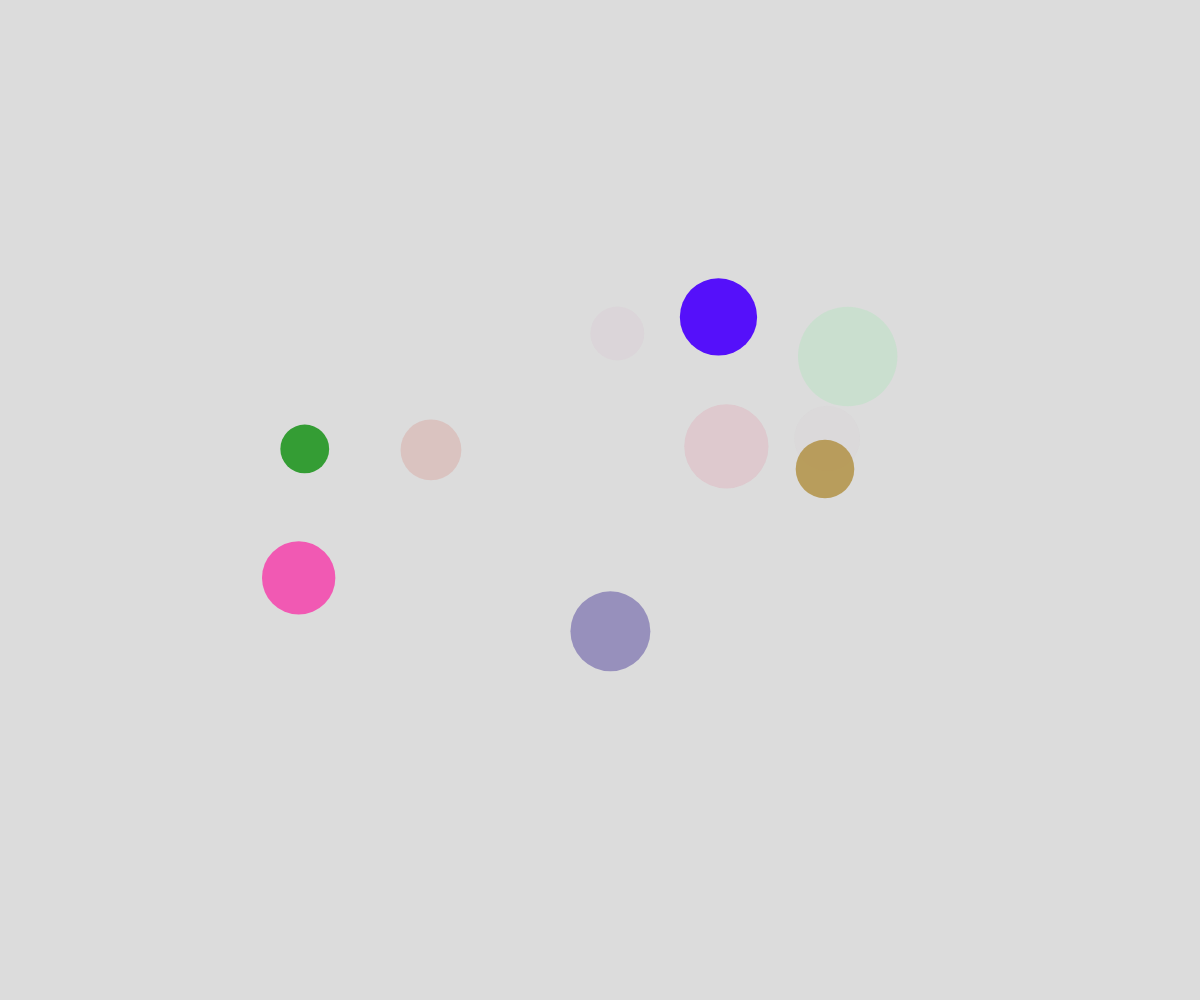
Frame 1 (no input)
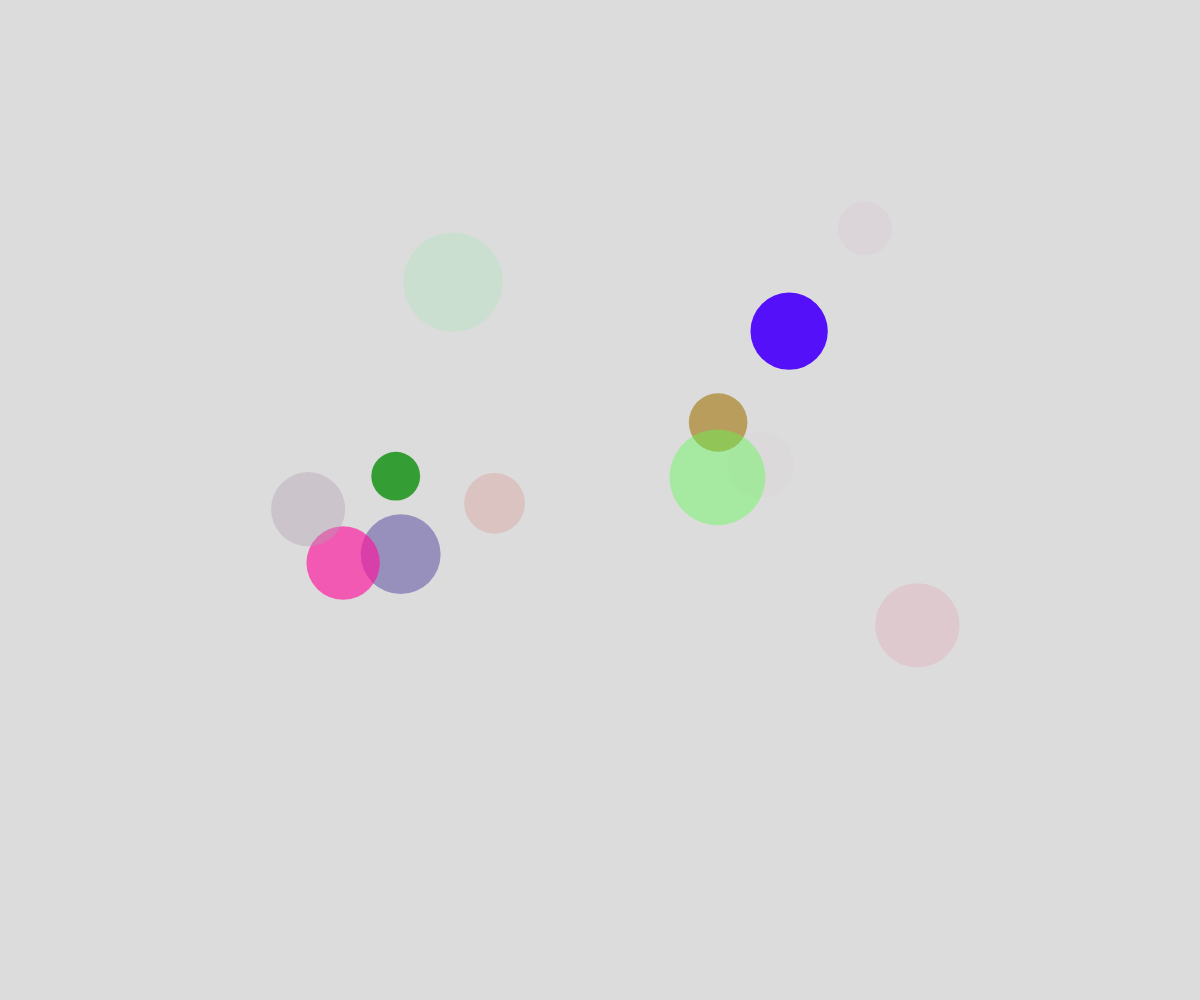
Frame 60 (no input)
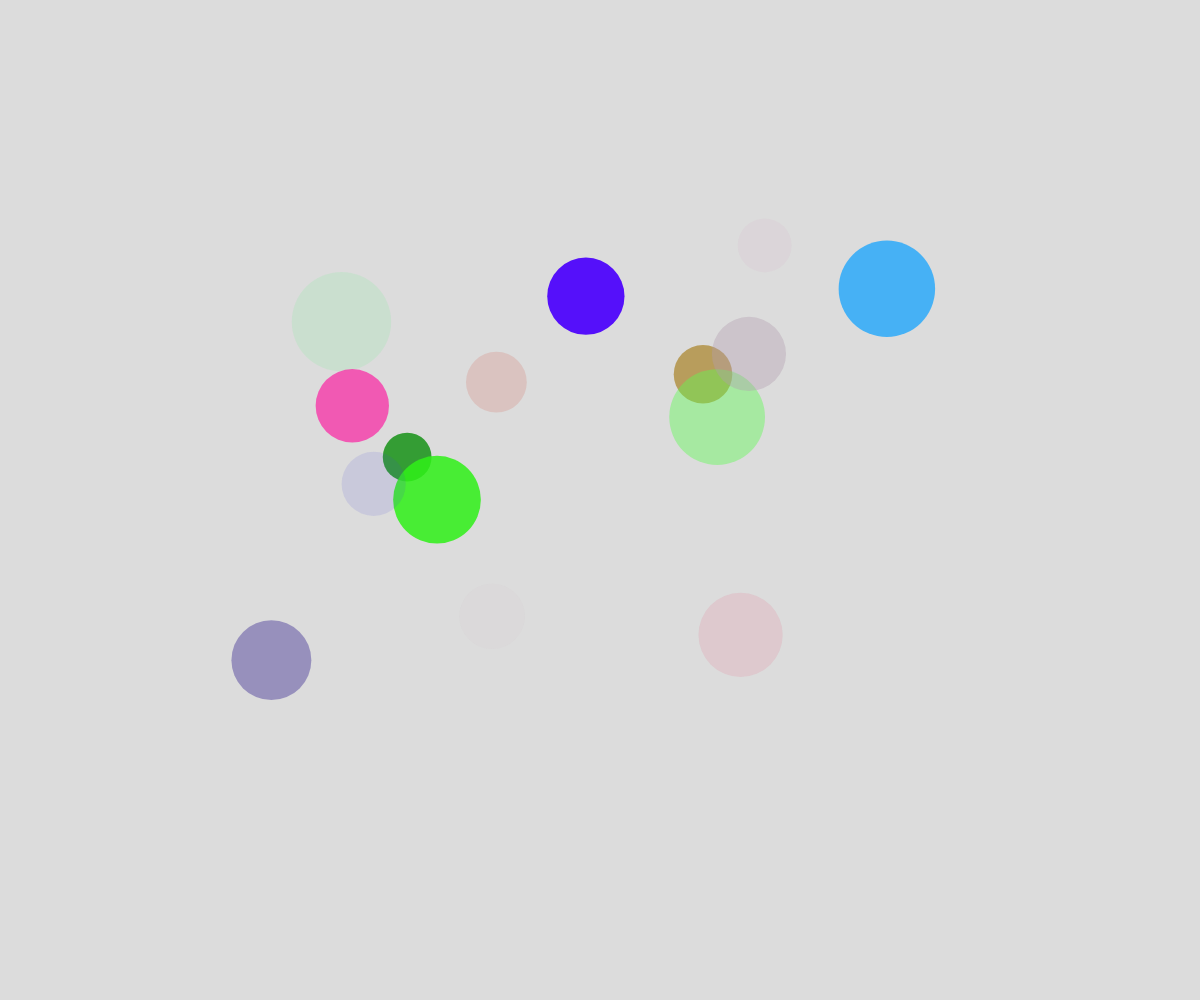
Frame 120 (the mouse pressed at the canvas centre since frame 60)

The p5.js sketch that drew these frames (run headless with seeded random() and noise() and a simulated clock; from frame 60 on, the mouse is pressed at the canvas centre):

// p5.js sketch
// ── sketch.js
// array popping demo
// Rainn Morphy
// Oct 10th, 2024

let bubbleMachine = [];
let deathLocales = [];

function setup() {
  createCanvas(windowWidth, windowHeight);

  for (let i = 0; i < 10; i++) {
    bubbleBlown();
  }

  // create a new bubble every half second
  window.setInterval(bubbleBlown, 500);
}

function draw() {
  background(220);

  // bubbleAdriftRandomly(); // moves around, going where the wind takes them
  bubbleAdriftNoisly(); // you are using weather machines(noise) to torture them

  // displays bubbles and their graves when murdered
  seeBubbles();
  seeGraves();
}

function seeGraves() {
  for (let graves of deathLocales) {
    textAlign(CENTER, CENTER);
    fill("red");
    text("X", graves.x, graves.y);
  }
}

function mousePressed() {
  for (let bubble of bubbleMachine) {
    if (bubblePopped(mouseX, mouseY, bubble)) {
      let bubbldex = bubbleMachine.indexOf(bubble);
      bubbleMachine.splice(bubbldex, 1);
      bubbltaker(mouseX, mouseY);
    }
  }
}

function bubbltaker(deadX, deadY) {
  let graves = {
    x: deadX,
    y: deadY,
  };
  deathLocales.push(graves);
}

function bubblePopped(x, y, abubble) {
  let distance = dist(x, y, abubble.x, abubble.y);
  return distance < abubble.radius;
}

function bubbleAdriftNoisly() {
  for (let bubble of bubbleMachine) {
    bubble.x = noise(bubble.timeX) * width;
    bubble.y = noise(bubble.timeY) * height;

    bubble.timeX += bubble.deltaTime;
    bubble.timeY += bubble.deltaTime;
  }
}

function bubbleAdriftRandomly() {
  for (let bubble of bubbleMachine) {
    let fate = random(100);
    if (fate < 50) {
      // move up
      bubble.y -= bubble.speed;
    }
    else if (fate < 65) {
      // move down
      bubble.y += bubble.speed;
    }
    else if (fate < 75) {
      // move right
      bubble.x += bubble.speed;
    }
    else {
      // move left
      bubble.x -= bubble.speed;
    }
  }
}

function seeBubbles() {
  for (let bubble of bubbleMachine) {
    noStroke();
    fill(bubble.r, bubble.g, bubble.b, bubble.alpha);
    circle(bubble.x, bubble.y, bubble.radius * 2);
  }
}

function bubbleBlown() {
  let bubblbubbl = {
    x: random(0, width),
    y: height + random(0, 50),
    speed: random(2, 5),
    radius: random(20, 50),
    r: random(255),
    g: random(255),
    b: random(255),
    alpha: random(255),
    timeX: random(100000000),
    timeY: random(100000000),
    deltaTime: 0.006,
  };
  bubbleMachine.push(bubblbubbl);
}
